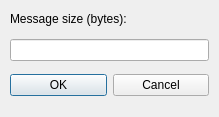
<?xml version="1.0" encoding="UTF-8"?>
<ui version="4.0">
 <class>MsgSizeDialog</class>
 <widget class="QDialog" name="MsgSizeDialog">
  <property name="geometry">
   <rect>
    <x>0</x>
    <y>0</y>
    <width>219</width>
    <height>117</height>
   </rect>
  </property>
  <property name="minimumSize">
   <size>
    <width>219</width>
    <height>117</height>
   </size>
  </property>
  <property name="maximumSize">
   <size>
    <width>219</width>
    <height>117</height>
   </size>
  </property>
  <property name="windowTitle">
   <string>Dialog</string>
  </property>
  <widget class="QWidget" name="layoutWidget">
   <property name="geometry">
    <rect>
     <x>10</x>
     <y>5</y>
     <width>199</width>
     <height>100</height>
    </rect>
   </property>
   <layout class="QVBoxLayout" name="verticalLayout">
    <property name="sizeConstraint">
     <enum>QLayout::SetNoConstraint</enum>
    </property>
    <item>
     <widget class="QLabel" name="msgSizelabel">
      <property name="sizePolicy">
       <sizepolicy hsizetype="Preferred" vsizetype="Fixed">
        <horstretch>0</horstretch>
        <verstretch>0</verstretch>
       </sizepolicy>
      </property>
      <property name="text">
       <string>Message size (bytes):</string>
      </property>
     </widget>
    </item>
    <item>
     <layout class="QHBoxLayout" name="horizontalLayout_2">
      <item>
       <widget class="QLineEdit" name="msgSize">
        <property name="enabled">
         <bool>true</bool>
        </property>
        <property name="readOnly">
         <bool>false</bool>
        </property>
       </widget>
      </item>
     </layout>
    </item>
    <item>
     <layout class="QHBoxLayout" name="horizontalLayout">
      <item>
       <widget class="QPushButton" name="OK">
        <property name="text">
         <string>OK</string>
        </property>
       </widget>
      </item>
      <item>
       <widget class="QPushButton" name="Cancel">
        <property name="text">
         <string>Cancel</string>
        </property>
       </widget>
      </item>
     </layout>
    </item>
   </layout>
  </widget>
 </widget>
 <resources/>
 <connections>
  <connection>
   <sender>OK</sender>
   <signal>clicked()</signal>
   <receiver>MsgSizeDialog</receiver>
   <slot>accept()</slot>
   <hints>
    <hint type="sourcelabel">
     <x>52</x>
     <y>86</y>
    </hint>
    <hint type="destinationlabel">
     <x>62</x>
     <y>109</y>
    </hint>
   </hints>
  </connection>
  <connection>
   <sender>Cancel</sender>
   <signal>clicked()</signal>
   <receiver>MsgSizeDialog</receiver>
   <slot>reject()</slot>
   <hints>
    <hint type="sourcelabel">
     <x>183</x>
     <y>84</y>
    </hint>
    <hint type="destinationlabel">
     <x>187</x>
     <y>114</y>
    </hint>
   </hints>
  </connection>
 </connections>
</ui>
